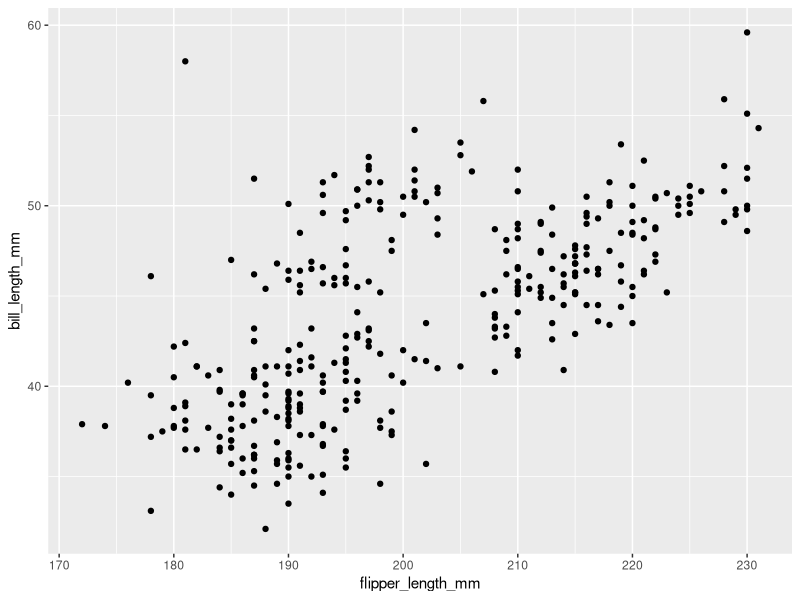
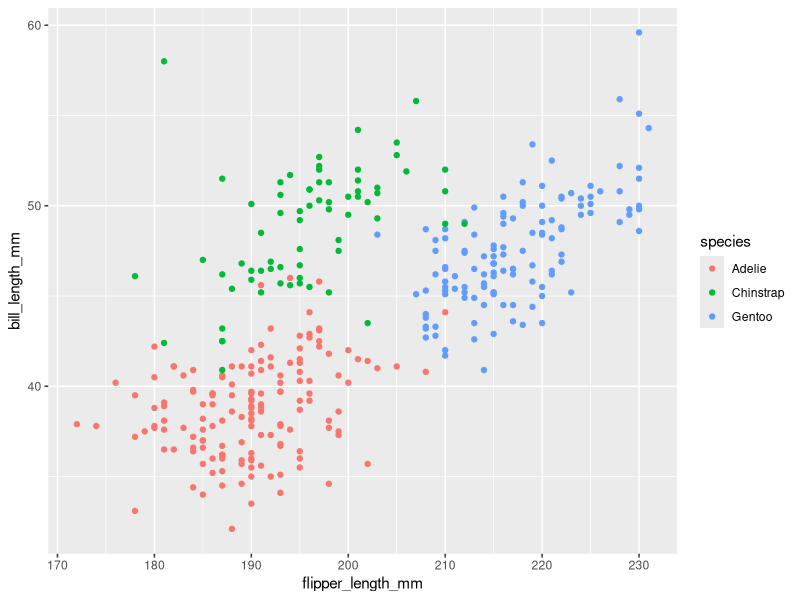
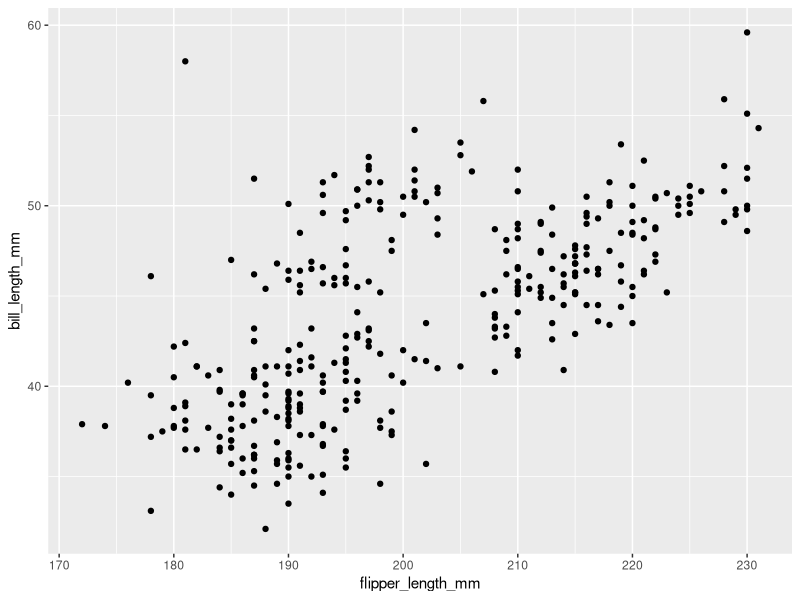

Source code (R) for these figures, in order:
## ---- chunk 1
library(tidyverse)
library(dplyr)
## ---- chunk 2
set.seed(1234)
#Create the data frame
problem_df = tibble(
  x = rnorm(10),
  vec_logical = c(FALSE, FALSE, TRUE, FALSE,FALSE,TRUE,TRUE,TRUE,FALSE,FALSE),
  vec_char =  character(10),
  vec_factor = factor(c("Level1", "Level2", "Level3","Level1", "Level2", "Level3","Level1", "Level2", "Level3","Level2"))
  )
problem_df
#pull the variable out of data frame
col_1 = pull(problem_df, var=1)
col_2 = pull(problem_df, var=2)
col_3 = pull(problem_df, var=3)
col_4 = pull(problem_df, var=4)
col_1
col_2
col_3
col_4
#calculate the mean of each variable
mean(col_1)
mean(col_2)
mean(col_3)
mean(col_4)

## ---- chunk 3
col_2_numeric = as.numeric(col_2)
col_3_numeric = as.numeric(col_3)
col_4_numeric = as.numeric(col_4)
## ---- chunk 4
data("penguins", package = "palmerpenguins")
summary(penguins)
nrow(penguins)
ncol(penguins)
flipper_length_mean = mean(penguins$flipper_length_mm, na.rm=TRUE)
## ---- chunk 5
penguins_plot = select(penguins, flipper_length_mm, bill_length_mm)
ggplot(data = penguins,
       aes(x = flipper_length_mm,
           y = bill_length_mm)) + 
  geom_point()
ggsave("scatterplot.pdf")

ggplot(data = penguins,
       aes(x = flipper_length_mm,
           y = bill_length_mm)) + 
  geom_point(aes(color = species))

